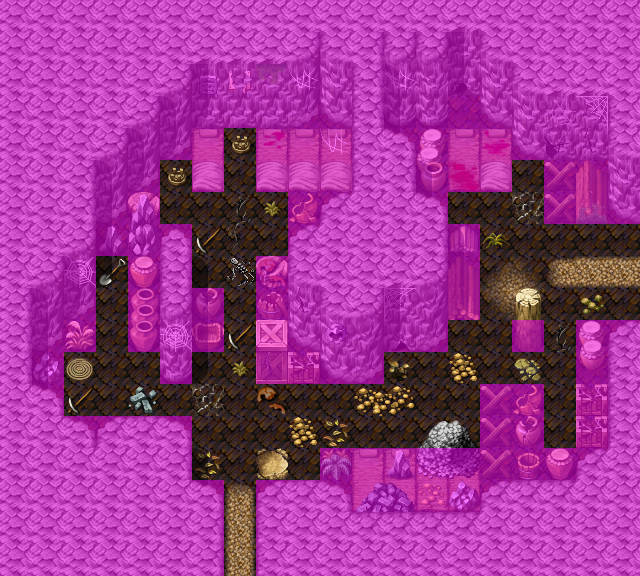

Rendered tile map (Tiled .tmx) drawn with the repository's tilesets; below, a short description and the map source with its tile grids summarised:
An orthogonal 20x18 tile map with 32x32 px tiles, 4 tile layers (Ground, Objects, Above, Walkable), 60 tilesets and 7 objects (5x spawn, 2x mapchange).

<map version="1.0" orientation="orthogonal" width="20" height="18" tilewidth="32" tileheight="32">
 <tileset firstgid="1" name="map_bed_1" tilewidth="32" tileheight="32">
  <image source="../drawable/map_bed_1.png" width="512" height="256" />
 </tileset>
 <tileset firstgid="129" name="map_border_1" tilewidth="32" tileheight="32">
  <image source="../drawable/map_border_1.png" width="512" height="256" />
 </tileset>
 <tileset firstgid="257" name="map_bridge_1" tilewidth="32" tileheight="32">
  <image source="../drawable/map_bridge_1.png" width="512" height="256" />
 </tileset>
 <tileset firstgid="385" name="map_bridge_2" tilewidth="32" tileheight="32">
  <image source="../drawable/map_bridge_2.png" width="512" height="256" />
 </tileset>
 <tileset firstgid="513" name="map_broken_1" tilewidth="32" tileheight="32">
  <image source="../drawable/map_broken_1.png" width="512" height="256" />
 </tileset>
 <tileset firstgid="641" name="map_cavewall_1" tilewidth="32" tileheight="32">
  <image source="../drawable/map_cavewall_1.png" width="576" height="192" />
 </tileset>
 <tileset firstgid="749" name="map_cavewall_2" tilewidth="32" tileheight="32">
  <image source="../drawable/map_cavewall_2.png" width="576" height="192" />
 </tileset>
 <tileset firstgid="857" name="map_cavewall_3" tilewidth="32" tileheight="32">
  <image source="../drawable/map_cavewall_3.png" width="576" height="192" />
 </tileset>
 <tileset firstgid="965" name="map_cavewall_4" tilewidth="32" tileheight="32">
  <image source="../drawable/map_cavewall_4.png" width="576" height="192" />
 </tileset>
 <tileset firstgid="1073" name="map_chair_table_1" tilewidth="32" tileheight="32">
  <image source="../drawable/map_chair_table_1.png" width="512" height="256" />
 </tileset>
 <tileset firstgid="1201" name="map_chair_table_2" tilewidth="32" tileheight="32">
  <image source="../drawable/map_chair_table_2.png" width="512" height="256" />
 </tileset>
 <tileset firstgid="1329" name="map_crate_1" tilewidth="32" tileheight="32">
  <image source="../drawable/map_crate_1.png" width="512" height="256" />
 </tileset>
 <tileset firstgid="1457" name="map_cupboard_1" tilewidth="32" tileheight="32">
  <image source="../drawable/map_cupboard_1.png" width="512" height="256" />
 </tileset>
 <tileset firstgid="1585" name="map_curtain_1" tilewidth="32" tileheight="32">
  <image source="../drawable/map_curtain_1.png" width="512" height="256" />
 </tileset>
 <tileset firstgid="1713" name="map_entrance_1" tilewidth="32" tileheight="32">
  <image source="../drawable/map_entrance_1.png" width="512" height="256" />
 </tileset>
 <tileset firstgid="1841" name="map_entrance_2" tilewidth="32" tileheight="32">
  <image source="../drawable/map_entrance_2.png" width="512" height="256" />
 </tileset>
 <tileset firstgid="1969" name="map_fence_1" tilewidth="32" tileheight="32">
  <image source="../drawable/map_fence_1.png" width="512" height="256" />
 </tileset>
 <tileset firstgid="2097" name="map_fence_2" tilewidth="32" tileheight="32">
  <image source="../drawable/map_fence_2.png" width="512" height="256" />
 </tileset>
 <tileset firstgid="2225" name="map_fence_3" tilewidth="32" tileheight="32">
  <image source="../drawable/map_fence_3.png" width="512" height="256" />
 </tileset>
 <tileset firstgid="2353" name="map_fence_4" tilewidth="32" tileheight="32">
  <image source="../drawable/map_fence_4.png" width="512" height="256" />
 </tileset>
 <tileset firstgid="2481" name="map_ground_1" tilewidth="32" tileheight="32">
  <image source="../drawable/map_ground_1.png" width="512" height="256" />
 </tileset>
 <tileset firstgid="2609" name="map_ground_2" tilewidth="32" tileheight="32">
  <image source="../drawable/map_ground_2.png" width="512" height="256" />
 </tileset>
 <tileset firstgid="2737" name="map_ground_3" tilewidth="32" tileheight="32">
  <image source="../drawable/map_ground_3.png" width="512" height="256" />
 </tileset>
 <tileset firstgid="2865" name="map_ground_4" tilewidth="32" tileheight="32">
  <image source="../drawable/map_ground_4.png" width="512" height="256" />
 </tileset>
 <tileset firstgid="2993" name="map_ground_5" tilewidth="32" tileheight="32">
  <image source="../drawable/map_ground_5.png" width="512" height="256" />
 </tileset>
 <tileset firstgid="3121" name="map_ground_6" tilewidth="32" tileheight="32">
  <image source="../drawable/map_ground_6.png" width="512" height="256" />
 </tileset>
 <tileset firstgid="3249" name="map_ground_7" tilewidth="32" tileheight="32">
  <image source="../drawable/map_ground_7.png" width="512" height="256" />
 </tileset>
 <tileset firstgid="3377" name="map_ground_8" tilewidth="32" tileheight="32">
  <image source="../drawable/map_ground_8.png" width="512" height="256" />
 </tileset>
 <tileset firstgid="3505" name="map_house_1" tilewidth="32" tileheight="32">
  <image source="../drawable/map_house_1.png" width="512" height="256" />
 </tileset>
 <tileset firstgid="3633" name="map_house_2" tilewidth="32" tileheight="32">
  <image source="../drawable/map_house_2.png" width="512" height="256" />
 </tileset>
 <tileset firstgid="3761" name="map_indoor_1" tilewidth="32" tileheight="32">
  <image source="../drawable/map_indoor_1.png" width="512" height="256" />
 </tileset>
 <tileset firstgid="3889" name="map_indoor_2" tilewidth="32" tileheight="32">
  <image source="../drawable/map_indoor_2.png" width="512" height="256" />
 </tileset>
 <tileset firstgid="4017" name="map_kitchen_1" tilewidth="32" tileheight="32">
  <image source="../drawable/map_kitchen_1.png" width="512" height="256" />
 </tileset>
 <tileset firstgid="4145" name="map_outdoor_1" tilewidth="32" tileheight="32">
  <image source="../drawable/map_outdoor_1.png" width="512" height="256" />
 </tileset>
 <tileset firstgid="4273" name="map_pillar_1" tilewidth="32" tileheight="32">
  <image source="../drawable/map_pillar_1.png" width="512" height="256" />
 </tileset>
 <tileset firstgid="4401" name="map_pillar_2" tilewidth="32" tileheight="32">
  <image source="../drawable/map_pillar_2.png" width="512" height="256" />
 </tileset>
 <tileset firstgid="4529" name="map_plant_1" tilewidth="32" tileheight="32">
  <image source="../drawable/map_plant_1.png" width="512" height="256" />
 </tileset>
 <tileset firstgid="4657" name="map_plant_2" tilewidth="32" tileheight="32">
  <image source="../drawable/map_plant_2.png" width="512" height="256" />
 </tileset>
 <tileset firstgid="4785" name="map_rock_1" tilewidth="32" tileheight="32">
  <image source="../drawable/map_rock_1.png" width="512" height="256" />
 </tileset>
 <tileset firstgid="4913" name="map_rock_2" tilewidth="32" tileheight="32">
  <image source="../drawable/map_rock_2.png" width="512" height="256" />
 </tileset>
 <tileset firstgid="5041" name="map_roof_1" tilewidth="32" tileheight="32">
  <image source="../drawable/map_roof_1.png" width="512" height="256" />
 </tileset>
 <tileset firstgid="5169" name="map_roof_2" tilewidth="32" tileheight="32">
  <image source="../drawable/map_roof_2.png" width="512" height="256" />
 </tileset>
 <tileset firstgid="5297" name="map_roof_3" tilewidth="32" tileheight="32">
  <image source="../drawable/map_roof_3.png" width="512" height="256" />
 </tileset>
 <tileset firstgid="5425" name="map_shop_1" tilewidth="32" tileheight="32">
  <image source="../drawable/map_shop_1.png" width="512" height="256" />
 </tileset>
 <tileset firstgid="5553" name="map_sign_ladder_1" tilewidth="32" tileheight="32">
  <image source="../drawable/map_sign_ladder_1.png" width="512" height="256" />
 </tileset>
 <tileset firstgid="5681" name="map_table_1" tilewidth="32" tileheight="32">
  <image source="../drawable/map_table_1.png" width="512" height="256" />
 </tileset>
 <tileset firstgid="5809" name="map_trail_1" tilewidth="32" tileheight="32">
  <image source="../drawable/map_trail_1.png" width="512" height="256" />
 </tileset>
 <tileset firstgid="5937" name="map_transition_1" tilewidth="32" tileheight="32">
  <image source="../drawable/map_transition_1.png" width="512" height="256" />
 </tileset>
 <tileset firstgid="6065" name="map_transition_2" tilewidth="32" tileheight="32">
  <image source="../drawable/map_transition_2.png" width="512" height="256" />
 </tileset>
 <tileset firstgid="6193" name="map_transition_3" tilewidth="32" tileheight="32">
  <image source="../drawable/map_transition_3.png" width="512" height="256" />
 </tileset>
 <tileset firstgid="6321" name="map_transition_4" tilewidth="32" tileheight="32">
  <image source="../drawable/map_transition_4.png" width="512" height="256" />
 </tileset>
 <tileset firstgid="6449" name="map_transition_5" tilewidth="32" tileheight="32">
  <image source="../drawable/map_transition_5.png" width="512" height="256" />
 </tileset>
 <tileset firstgid="6577" name="map_tree_1" tilewidth="32" tileheight="32">
  <image source="../drawable/map_tree_1.png" width="512" height="256" />
 </tileset>
 <tileset firstgid="6705" name="map_tree_2" tilewidth="32" tileheight="32">
  <image source="../drawable/map_tree_2.png" width="512" height="256" />
 </tileset>
 <tileset firstgid="6833" name="map_wall_1" tilewidth="32" tileheight="32">
  <image source="../drawable/map_wall_1.png" width="512" height="256" />
 </tileset>
 <tileset firstgid="6961" name="map_wall_2" tilewidth="32" tileheight="32">
  <image source="../drawable/map_wall_2.png" width="480" height="256" />
 </tileset>
 <tileset firstgid="7081" name="map_wall_3" tilewidth="32" tileheight="32">
  <image source="../drawable/map_wall_3.png" width="480" height="256" />
 </tileset>
 <tileset firstgid="7201" name="map_wall_4" tilewidth="32" tileheight="32">
  <image source="../drawable/map_wall_4.png" width="480" height="256" />
 </tileset>
 <tileset firstgid="7321" name="map_window_1" tilewidth="32" tileheight="32">
  <image source="../drawable/map_window_1.png" width="512" height="256" />
 </tileset>
 <tileset firstgid="7449" name="map_window_2" tilewidth="32" tileheight="32">
  <image source="../drawable/map_window_2.png" width="512" height="256" />
 </tileset>
 <layer name="Ground" width="20" height="18">
  <data>[360 cells, 360 non-empty, 15 distinct tile ids]</data>
 </layer>
 <layer name="Objects" width="20" height="18">
  <data>[360 cells, 143 non-empty, 76 distinct tile ids]</data>
 </layer>
 <layer name="Above" width="20" height="18">
  <data>[360 cells, 54 non-empty, 24 distinct tile ids]</data>
 </layer>
 <layer name="Walkable" width="20" height="18">
  <data>[360 cells, 279 non-empty, 1 distinct tile ids]</data>
 </layer>
 <objectgroup name="Mapevents" width="20" height="18">
  <object name="south" type="mapchange" x="224" y="544" width="32" height="32">
   <properties>
    <property name="map" value="blackwater_mountain4" />
    <property name="place" value="north" />
   </properties>
  </object>
  <object name="east" type="mapchange" x="608" y="224" width="32" height="96">
   <properties>
    <property name="map" value="blackwater_mountain5" />
    <property name="place" value="west" />
   </properties>
  </object>
 </objectgroup>
 <objectgroup name="Spawn" width="20" height="18">
  <object name="gornaud_1" type="spawn" x="64" y="256" width="96" height="160" />
  <object name="gornaud_1" type="spawn" x="160" y="384" width="32" height="32" />
  <object name="gornaud_2" type="spawn" x="160" y="128" width="128" height="256">
   <properties>
    <property name="quantity " value="2" />
   </properties>
  </object>
  <object name="gornaud_1" type="spawn" x="352" y="160" width="224" height="320">
   <properties>
    <property name="quantity" value="2" />
   </properties>
  </object>
  <object name="gornaud_2" type="spawn" x="192" y="384" width="192" height="128" />
 </objectgroup>
 <objectgroup name="Keys" width="20" height="18" />
 <objectgroup name="Replace" width="20" height="18" />
</map>
